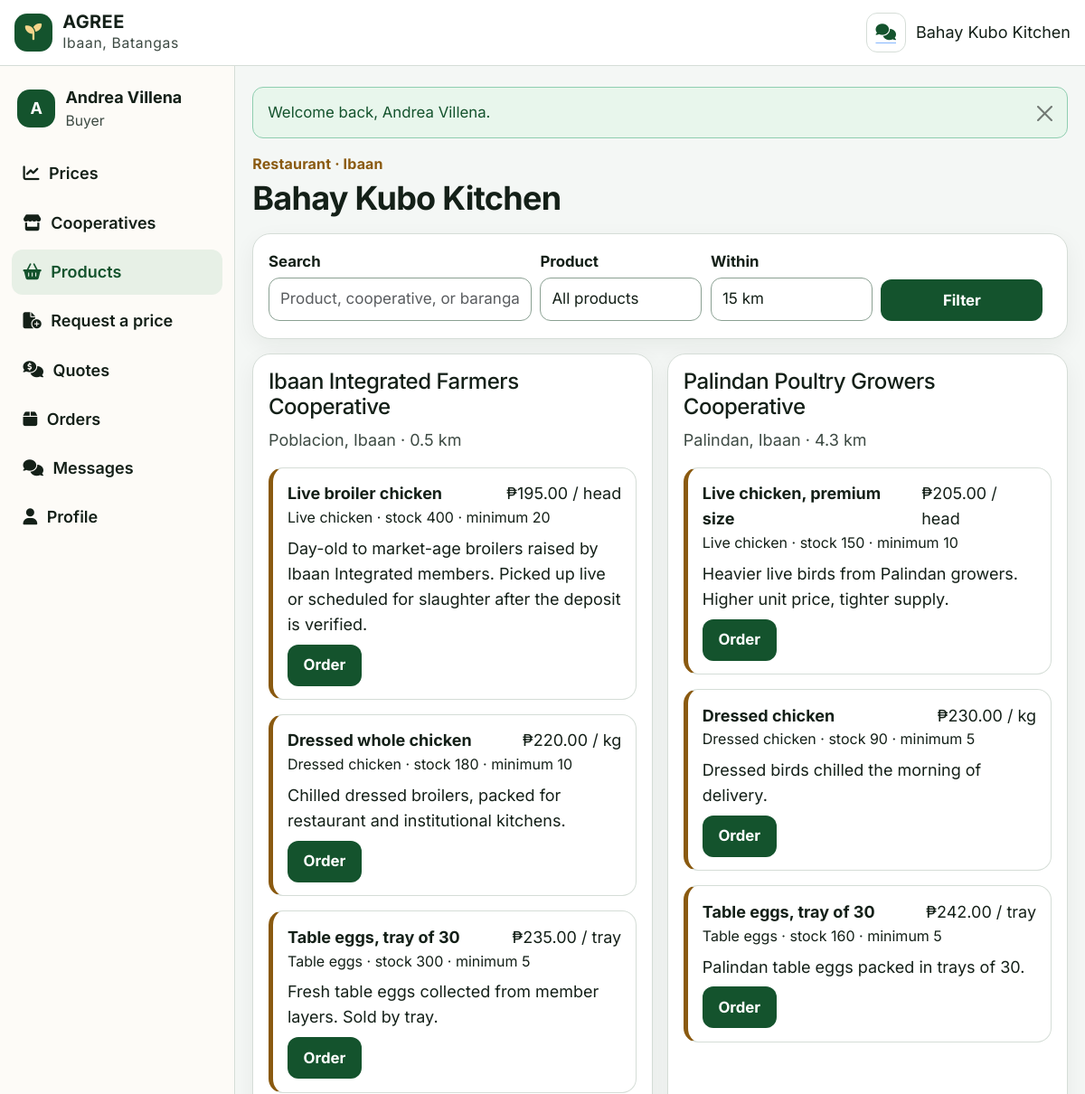
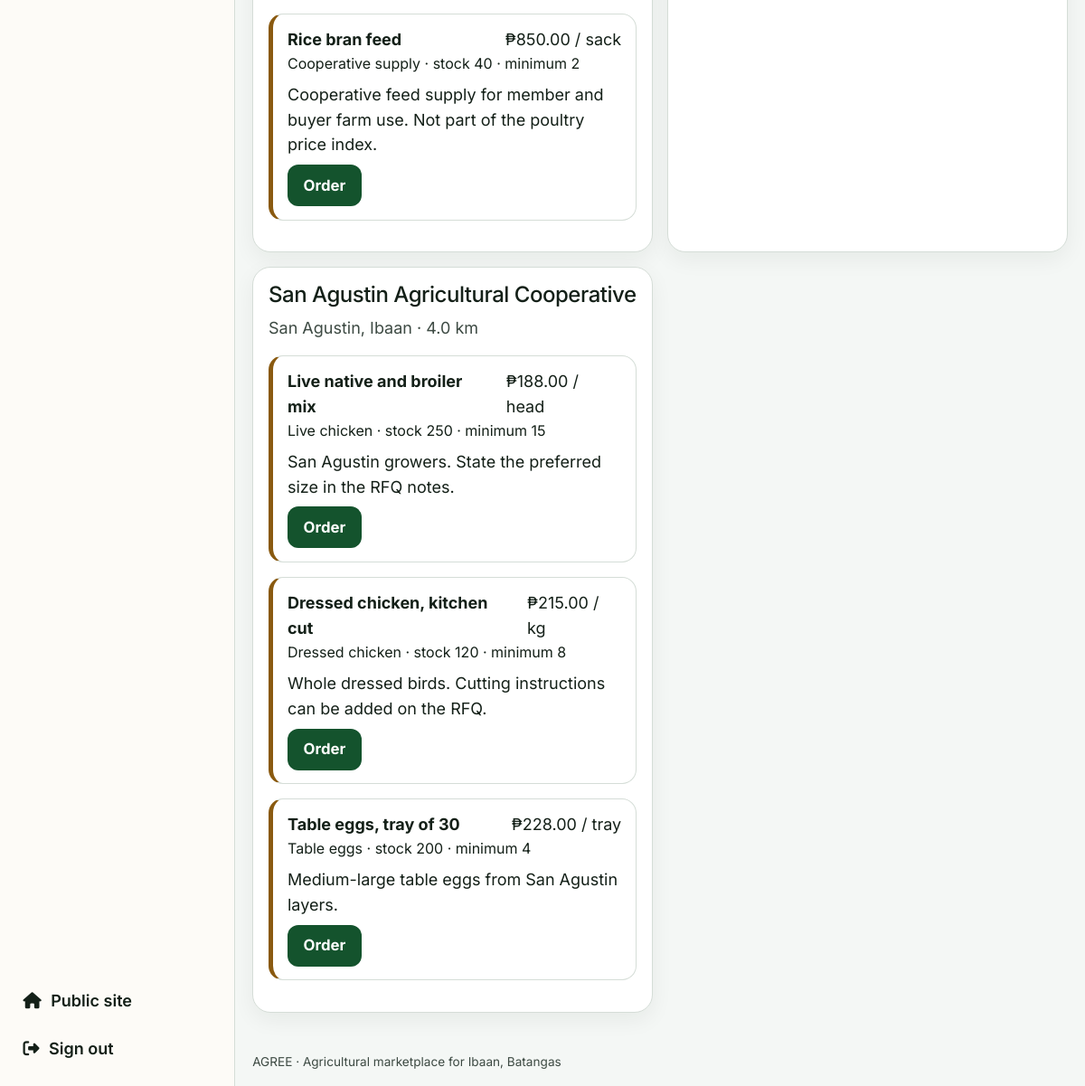
Page /buyer-dashboard.php?tab=products (signed in) on the committed database (2 pictures, top to bottom).
### tables this page shows
CREATE TABLE users (
    id INT UNSIGNED AUTO_INCREMENT PRIMARY KEY,
    role ENUM('admin', 'cooperative', 'buyer') NOT NULL,
    email VARCHAR(190) NOT NULL UNIQUE,
    password_hash VARCHAR(255) NOT NULL,
    full_name VARCHAR(150) NOT NULL,
    phone VARCHAR(30) NOT NULL,
    organization VARCHAR(190) NOT NULL,
    business_type VARCHAR(80) DEFAULT NULL,
    barangay VARCHAR(80) NOT NULL,
    municipality VARCHAR(80) NOT NULL DEFAULT 'Ibaan',
    province VARCHAR(80) NOT NULL DEFAULT 'Batangas',
    address_line VARCHAR(255) NOT NULL,
    latitude DECIMAL(10,7) DEFAULT NULL,
    longitude DECIMAL(10,7) DEFAULT NULL,
    permit_path VARCHAR(255) DEFAULT NULL,
    verification_status ENUM('pending', 'approved', 'rejected') NOT NULL DEFAULT 'pending',
    verification_note VARCHAR(500) DEFAULT NULL,
    verified_at DATETIME DEFAULT NULL,
    is_active TINYINT(1) NOT NULL DEFAULT 1,
    created_at DATETIME NOT NULL DEFAULT CURRENT_TIMESTAMP
);

CREATE TABLE products (
    id INT UNSIGNED AUTO_INCREMENT PRIMARY KEY,
    coop_id INT UNSIGNED NOT NULL,
    category ENUM('live_chicken', 'dressed_chicken', 'table_eggs', 'agri_supply') NOT NULL,
    name VARCHAR(150) NOT NULL,
    description TEXT,
    unit VARCHAR(40) NOT NULL,
    price DECIMAL(10,2) NOT NULL,
    stock DECIMAL(10,2) NOT NULL DEFAULT 0,
    moq DECIMAL(10,2) NOT NULL DEFAULT 1,
    is_active TINYINT(1) NOT NULL DEFAULT 1,
    created_at DATETIME NOT NULL DEFAULT CURRENT_TIMESTAMP,
    updated_at DATETIME NOT NULL DEFAULT CURRENT_TIMESTAMP ON UPDATE CURRENT_TIMESTAMP,
    CONSTRAINT fk_products_coop FOREIGN KEY (coop_id) REFERENCES users(id) ON DELETE CASCADE,
    INDEX idx_products_market (category, is_active, price)
);

### buyer-dashboard.php (the view, shortened to what this page needs)
<?php
require_once __DIR__ . '/bootstrap.php';
$user = require_role(['buyer']);
$pdo = db();
$buyerId = (int) $user['id'];
$tab = (string) ($_GET['tab'] ?? 'overview');
$chart = $tab === 'overview' ? build_price_chart($pdo) : null;
$board = $tab === 'overview' ? market_board($pdo) : [];
$coops = apply_distance(fetch_cooperatives($pdo), $user['latitude'] !== null ? (float) $user['latitude'] : null, $user['longitude'] !== null ? (float) $user['longitude'] : null);
$categoryFilter = (string) ($_GET['category'] ?? '');
if (!isset(category_meta()[$categoryFilter])) {
    $categoryFilter = '';
}
$radius = (int) ($_GET['radius'] ?? 15);
$search = clip((string) ($_GET['q'] ?? ''), 80);
$rfqStmt = $pdo->prepare(
    'SELECT r.*, c.organization AS coop_name
     FROM rfqs r
     LEFT JOIN users c ON c.id = r.coop_id
     WHERE r.buyer_id = ?
     ORDER BY r.id DESC'
);
$rfqStmt->execute([$buyerId]);
$rfqs = $rfqStmt->fetchAll();
$quoteStmt = $pdo->prepare(
    'SELECT q.*, u.organization AS coop_name, u.barangay
     FROM quotes q
     JOIN rfqs r ON r.id = q.rfq_id
     JOIN users u ON u.id = q.coop_id
     WHERE r.buyer_id = ?
     ORDER BY q.id DESC'
);
$quoteStmt->execute([$buyerId]);
$quotesByRfq = [];
foreach ($quoteStmt as $quote) {
    $quotesByRfq[(int) $quote['rfq_id']][] = $quote;
}
$orderStmt = $pdo->prepare(
    'SELECT o.*, c.organization AS coop_name, rv.rating, rv.comment
     FROM orders o
     JOIN users c ON c.id = o.coop_id
     LEFT JOIN reviews rv ON rv.order_id = o.id
     WHERE o.buyer_id = ?
     ORDER BY o.id DESC'
);
$orderStmt->execute([$buyerId]);
$orders = $orderStmt->fetchAll();
$layout = 'app';
require __DIR__ . '/header.php';
?>
<div class="page-head">
    <p class="gold-kicker"><?= e(business_label($user['business_type'])) ?> · <?= e($user['municipality']) ?></p>
    <h1><?= e($user['organization']) ?></h1>
</div>
<?php if ($tab === 'overview'): ?>
    <?php
    $pendingQuote = false;
    $waitingPrice = false;
    foreach ($rfqs as $rfq) {
        $hasPending = false;
        foreach ($quotesByRfq[(int) $rfq['id']] ?? [] as $quote) {
            if ($quote['status'] === 'pending' && in_array($rfq['status'], ['open', 'quoted'], true)) {
                $hasPending = true;
            }
        }
        if ($hasPending) {
            $pendingQuote = true;
        } elseif ($rfq['status'] === 'open') {
            $waitingPrice = true;
        }
    }
    $needsDeposit = false;
    $checkingDeposit = false;
    $activeDelivery = false;
    foreach ($orders as $order) {
        if ($order['order_status'] === 'cancelled' || $order['order_status'] === 'fulfilled') {
            continue;
        }
        if ($order['payment_status'] === 'awaiting_deposit') {
            $needsDeposit = true;
        } elseif ($order['payment_status'] === 'deposit_review') {
            $checkingDeposit = true;
        } else {
            $activeDelivery = true;
        }
    }
    if ($needsDeposit) {
        $nextTitle = 'Pay the deposit';
        $nextText = 'A price is accepted. Upload the deposit receipt so the cooperative can prepare the order.';
        $nextHref = 'buyer-dashboard.php?tab=orders';
        $nextButton = 'Pay the deposit';
    } elseif ($checkingDeposit) {
        $nextTitle = 'Deposit being checked';
        $nextText = 'The cooperative is checking your receipt. You can message them from the order.';
        $nextHref = 'buyer-dashboard.php?tab=orders';
        $nextButton = 'See the order';
    } elseif ($activeDelivery) {
        $nextTitle = 'Receive the order';
        $nextText = 'The deposit is confirmed. Follow the delivery, then pay the rest in cash when it arrives.';
        $nextHref = 'buyer-dashboard.php?tab=orders';
        $nextButton = 'See the order';
    } elseif ($pendingQuote) {
        $nextTitle = 'Review the price';
        $nextText = 'A cooperative sent a price. Accept it to start the order, or decline it.';
        $nextHref = 'buyer-dashboard.php?tab=quotes';
        $nextButton = 'Review the price';
    } elseif ($waitingPrice) {
        $nextTitle = 'Waiting for a price';
        $nextText = 'Your request is with the cooperatives. You will see their price here when it arrives.';
        $nextHref = 'buyer-dashboard.php?tab=quotes';
        $nextButton = 'See your request';
    } else {
        $nextTitle = 'Order a product';
        $nextText = 'Choose a product already posted by an approved cooperative in Ibaan. The order uses that listed price, then you pay the deposit.';
        $nextHref = 'buyer-dashboard.php?tab=products';
        $nextButton = 'Order a product';
    }
    ?>
    <section class="panel mb-3">
        <h2><?= e($nextTitle) ?></h2>
        <p><?= e($nextText) ?></p>
        <a class="btn btn-agree" href="<?= e($nextHref) ?>"><?= e($nextButton) ?></a>
    </section>
    <p class="muted">Average prices from approved cooperatives in Ibaan.</p>
    <?php render_price_cards($board); ?>
    <div class="chart-wrap mt-3">
        <canvas id="priceChart" height="90" aria-label="Ibaan price trend"></canvas>
    </div>
    <script type="application/json" id="price-data"><?= json_encode($chart, JSON_HEX_TAG | JSON_HEX_AMP | JSON_HEX_APOS | JSON_HEX_QUOT) ?></script>
<?php elseif ($tab === 'products'): ?>
    <?php
    $fmtQty = static function ($amount): string {
        return rtrim(rtrim(number_format((float) $amount, 2), '0'), '.');
    };
    $productQuery = ['tab' => 'products', 'q' => $search, 'category' => $categoryFilter, 'radius' => (string) $radius];
    $productsBase = 'buyer-dashboard.php?' . http_build_query($productQuery);
    $catalog = [];
    foreach ($coops as $coop) {
        $items = [];
        foreach ($coop['products'] as $product) {
            $items[] = $product;
        }
        $coop['catalog_products'] = $items;
        $catalog[] = $coop;
    }
    ?>
    <form method="get" action="buyer-dashboard.php" class="panel filter-bar mb-3">
        <div>
            <label class="form-label" for="product-q">Search</label>
            <input class="form-control" id="product-q" name="q" value="<?= e($search) ?>" placeholder="Product, cooperative, or barangay">
        </div>
        <div>
            <label class="form-label" for="product-category">Product</label>
            <select class="form-select" id="product-category" name="category">
                <option value="">All products</option>
            </select>
        </div>
        <div>
            <label class="form-label" for="product-radius">Within</label>
            <select class="form-select" id="product-radius" name="radius">
                <?php foreach ([5, 10, 15, 30, 50] as $km): ?>
                    <option value="<?= $km ?>" <?= $radius === $km ? 'selected' : '' ?>><?= $km ?> km</option>
                <?php endforeach; ?>
            </select>
        </div>
        <button class="btn btn-agree" type="submit">Filter</button>
    </form>
    <div class="row g-3">
        <?php foreach ($catalog as $coop): ?>
            <div class="col-lg-6">
                <article class="panel h-100">
                    <h2 class="h4"><?= e($coop['organization']) ?></h2>
                    <p class="muted"><?= e($coop['barangay']) ?>, <?= e($coop['municipality']) ?><?php if ($coop['distance_km'] !== null): ?> · <?= e(number_format((float) $coop['distance_km'], 1)) ?> km<?php endif; ?></p>
                    <?php foreach ($coop['catalog_products'] as $product): ?>
                        <?php $inStock = (float) $product['stock'] > 0; ?>
                        <div class="banner">
                            <div class="split">
                                <strong><?= e($product['name']) ?></strong>
                                <span><?= e(peso($product['price'])) ?> / <?= e($product['unit']) ?></span>
                            </div>
                            <p class="tiny mb-2"><?= e(category_label($product['category'])) ?> · stock <?= e($fmtQty($product['stock'])) ?> · minimum <?= e($fmtQty($product['moq'])) ?></p>
                            <?php if (!empty($product['description'])): ?><p class="mb-2"><?= nl_e((string) $product['description']) ?></p><?php endif; ?>
                            <?php if ($inStock): ?>
                                <a class="btn btn-agree btn-sm" href="<?= e($productsBase . '&product=' . (int) $product['id']) ?>">Order</a>
                            <?php else: ?>
                                <p class="tiny muted mb-0">Out of stock</p>
                            <?php endif; ?>
                        </div>
                    <?php endforeach; ?>
                </article>
            </div>
        <?php endforeach; ?>
    </div>
<?php endif; ?>
<?php require __DIR__ . '/footer.php'; ?>

### header.php (shortened to what this page needs)
<?php
$layout = $layout ?? 'public';
$me = current_user();
?>
<!DOCTYPE html>
<html lang="en">
<head>
    <link href="https://cdn.jsdelivr.net/npm/bootstrap@5.3.3/dist/css/bootstrap.min.css" rel="stylesheet">
    <link href="https://cdnjs.cloudflare.com/ajax/libs/font-awesome/6.5.2/css/all.min.css" rel="stylesheet">
    <link href="agree.css" rel="stylesheet">
</head>
<body class="<?= e($layout) ?>-layout">
<?php if ($layout === 'app' && $me): ?>
    <header class="topbar">
        <a class="brand" href="<?= e(dashboard_for((string) $me['role'])) ?>">
            <span class="brand-mark" aria-hidden="true"><i class="fa-solid fa-seedling"></i></span>
            <span>
                <strong>AGREE</strong>
                <small>Ibaan, Batangas</small>
            </span>
        </a>
        <div class="topbar-actions">
            <a class="icon-link" href="messages.php" aria-label="Messages">
                <i class="fa-solid fa-comments"></i>
            </a>
            <span class="who d-none d-md-inline"><?= e(display_name($me)) ?></span>
        </div>
    </header>
    <div class="app-shell">
        <aside class="side-nav">
            <div class="side-user">
                <span class="avatar"><?= e(strtoupper(substr((string) $me['full_name'], 0, 1))) ?></span>
                <div>
                    <strong><?= e($me['full_name']) ?></strong>
                    <small><?= e(role_label((string) $me['role'])) ?></small>
                </div>
            </div>
            <div class="side-foot">
                <a href="index.php"><i class="fa-solid fa-house"></i> Public site</a>
                <form method="post" action="logout.php">
                    <button type="submit"><i class="fa-solid fa-right-from-bracket"></i> Sign out</button>
                </form>
            </div>
        </aside>
        <div class="app-main">
            <main id="content" class="content">
<?php endif; ?>

### rows in the picture
users: organization "Bahay Kubo Kitchen", full_name "A", full_name "Andrea Villena", role "Buyer", business_type "Restaurant", municipality "Ibaan"
users: organization "Ibaan Integrated Farmers Cooperative", barangay "Poblacion", municipality "Ibaan", distance_km "0.5"
products: name "Live broiler chicken", price "₱195.00", unit "head", category "Live chicken", stock "400", moq "20", description "Day-old to market-age broilers raised by Ibaan Integrated members. Picked up live or scheduled for slaughter after the deposit is verified."
products: name "Dressed whole chicken", price "₱220.00", unit "kg", category "Dressed chicken", stock "180", moq "10", description "Chilled dressed broilers, packed for restaurant and institutional kitchens."
products: name "Table eggs, tray of 30", price "₱235.00", unit "tray", category "Table eggs", stock "300", moq "5", description "Fresh table eggs collected from member layers. Sold by tray."
products: name "Rice bran feed", price "₱850.00", unit "sack", category "Cooperative supply", stock "40", moq "2", description "Cooperative feed supply for member and buyer farm use. Not part of the poultry price index."
users: organization "Palindan Poultry Growers Cooperative", barangay "Palindan", municipality "Ibaan", distance_km "4.3"
products: name "Live chicken, premium size", price "₱205.00", unit "head", category "Live chicken", stock "150", moq "10", description "Heavier live birds from Palindan growers. Higher unit price, tighter supply."
products: name "Dressed chicken", price "₱230.00", unit "kg", stock "90", moq "5", description "Dressed birds chilled the morning of delivery."
products: name "Table eggs, tray of 30", price "₱242.00", unit "tray", category "Table eggs", stock "160", moq "5", description "Palindan table eggs packed in trays of 30."
users: organization "San Agustin Agricultural Cooperative", barangay "San Agustin", municipality "Ibaan", distance_km "4.0"
products: name "Live native and broiler mix", price "₱188.00", unit "head", category "Live chicken", stock "250", moq "15", description "San Agustin growers. State the preferred size in the RFQ notes."
products: name "Dressed chicken, kitchen cut", price "₱215.00", unit "kg", category "Dressed chicken", stock "120", moq "8", description "Whole dressed birds. Cutting instructions can be added on the RFQ."
products: name "Table eggs, tray of 30", price "₱228.00", unit "tray", category "Table eggs", stock "200", moq "4", description "Medium-large table eggs from San Agustin layers."

### other values in the picture
$label "Prices"
$label "Cooperatives"
$label "Products"
$label "Request a price"
$label "Quotes"
$label "Orders"
$label "Messages"
$label "Profile"
$message "Welcome back, Andrea Villena."
form field radius "15 km"
